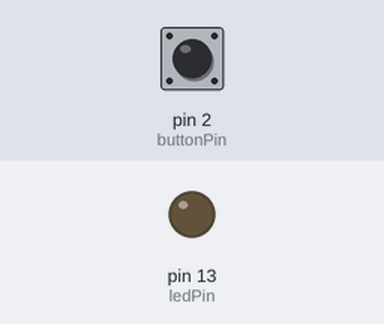
The sketch below on a simulated Arduino Uno, built with avr-gcc and run on an emulated ATmega328P. Parts: output pins drawn as LEDs (lit = HIGH). Dashed ring = blinking. The inputs (shaded band) are chosen by the test bench; at power-on: pin 2 (buttonPin) HIGH.

Above: at 1.2 s.
1.3 s: pin 2 (buttonPin) pulled LOW for 0.15 s
At 2.0 s:
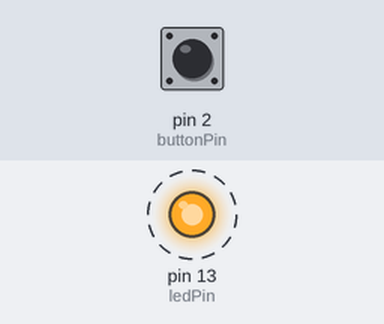
Timing chart, 0 to 10.4 s (numbered marks = the images above; inputs shaded):
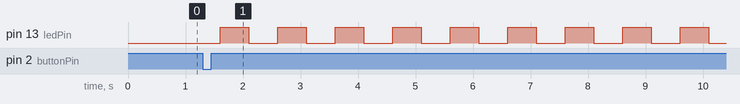

Measured:
- after the input at 1.3 s, pin 13 (ledPin): alternates HIGH for 0.50 s and LOW for 0.50 s, starting after 0.30 s

The sketch:

led_code.ino
```cpp
const int ledPin = 13;
const int buttonPin = 2;

// Variables
int buttonState = 0;
bool ledIsBlinking = false;
int blinkSpeed = 500;
void setup() {


  pinMode(ledPin, OUTPUT);
  pinMode(buttonPin, INPUT_PULLUP);

  digitalWrite(ledPin, LOW);
}


  // put your main code here, to run repeatedly:
  void loop() {

  buttonState = digitalRead(buttonPin);

  if (buttonState == LOW) {
    ledIsBlinking = !ledIsBlinking;


    delay(300);  // delay
  }

  if (ledIsBlinking) {
    // Turn LED on
    digitalWrite(ledPin, HIGH);
    delay(blinkSpeed);

    // Turn LED off
    digitalWrite(ledPin, LOW);
    delay(blinkSpeed);
  } else {
    // Keep LED off when not blinking
    digitalWrite(ledPin, LOW);
  }
  }
```
